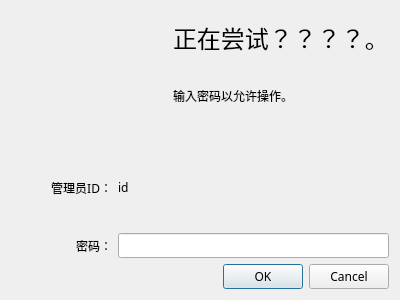
<?xml version="1.0" encoding="UTF-8"?>
<ui version="4.0">
 <class>VerityDialog</class>
 <widget class="QDialog" name="VerityDialog">
  <property name="geometry">
   <rect>
    <x>0</x>
    <y>0</y>
    <width>400</width>
    <height>300</height>
   </rect>
  </property>
  <property name="sizePolicy">
   <sizepolicy hsizetype="Preferred" vsizetype="Preferred">
    <horstretch>0</horstretch>
    <verstretch>0</verstretch>
   </sizepolicy>
  </property>
  <property name="windowTitle">
   <string>密码确认</string>
  </property>
  <layout class="QHBoxLayout" name="horizontalLayout_2">
   <item>
    <layout class="QGridLayout" name="gridLayout_2">
     <item row="0" column="0">
      <layout class="QHBoxLayout" name="horizontalLayout">
       <item>
        <widget class="QLabel" name="img"/>
       </item>
       <item>
        <layout class="QVBoxLayout" name="verticalLayout">
         <item>
          <widget class="QLabel" name="infoLabel">
           <property name="font">
            <font>
             <family>PingFang SC</family>
             <pointsize>18</pointsize>
            </font>
           </property>
           <property name="text">
            <string>正在尝试？？？？。</string>
           </property>
          </widget>
         </item>
         <item>
          <widget class="QLabel" name="label">
           <property name="font">
            <font>
             <family>PingFang SC</family>
            </font>
           </property>
           <property name="text">
            <string>输入密码以允许操作。</string>
           </property>
          </widget>
         </item>
        </layout>
       </item>
      </layout>
     </item>
     <item row="3" column="0">
      <widget class="QDialogButtonBox" name="buttonBox">
       <property name="font">
        <font>
         <family>PingFang SC</family>
        </font>
       </property>
       <property name="orientation">
        <enum>Qt::Horizontal</enum>
       </property>
       <property name="standardButtons">
        <set>QDialogButtonBox::Cancel|QDialogButtonBox::Ok</set>
       </property>
      </widget>
     </item>
     <item row="2" column="0">
      <layout class="QGridLayout" name="gridLayout">
       <item row="1" column="1">
        <widget class="QLabel" name="pwdLabel">
         <property name="font">
          <font>
           <family>PingFang SC</family>
          </font>
         </property>
         <property name="text">
          <string>密码：</string>
         </property>
         <property name="alignment">
          <set>Qt::AlignRight|Qt::AlignTrailing|Qt::AlignVCenter</set>
         </property>
        </widget>
       </item>
       <item row="0" column="2">
        <widget class="QLabel" name="id">
         <property name="font">
          <font>
           <family>PingFang SC</family>
          </font>
         </property>
         <property name="text">
          <string>id</string>
         </property>
        </widget>
       </item>
       <item row="1" column="2">
        <widget class="QLineEdit" name="pwdLineEdit">
         <property name="font">
          <font>
           <family>PingFang SC</family>
          </font>
         </property>
         <property name="echoMode">
          <enum>QLineEdit::Password</enum>
         </property>
        </widget>
       </item>
       <item row="0" column="1">
        <widget class="QLabel" name="idLabel">
         <property name="font">
          <font>
           <family>PingFang SC</family>
          </font>
         </property>
         <property name="text">
          <string>管理员ID：</string>
         </property>
         <property name="alignment">
          <set>Qt::AlignRight|Qt::AlignTrailing|Qt::AlignVCenter</set>
         </property>
        </widget>
       </item>
       <item row="0" column="0">
        <spacer name="horizontalSpacer">
         <property name="orientation">
          <enum>Qt::Horizontal</enum>
         </property>
         <property name="sizeType">
          <enum>QSizePolicy::Preferred</enum>
         </property>
         <property name="sizeHint" stdset="0">
          <size>
           <width>40</width>
           <height>20</height>
          </size>
         </property>
        </spacer>
       </item>
      </layout>
     </item>
     <item row="1" column="0">
      <spacer name="verticalSpacer">
       <property name="orientation">
        <enum>Qt::Vertical</enum>
       </property>
       <property name="sizeType">
        <enum>QSizePolicy::Fixed</enum>
       </property>
       <property name="sizeHint" stdset="0">
        <size>
         <width>20</width>
         <height>20</height>
        </size>
       </property>
      </spacer>
     </item>
    </layout>
   </item>
  </layout>
 </widget>
 <resources/>
 <connections>
  <connection>
   <sender>buttonBox</sender>
   <signal>rejected()</signal>
   <receiver>VerityDialog</receiver>
   <slot>reject()</slot>
   <hints>
    <hint type="sourcelabel">
     <x>316</x>
     <y>260</y>
    </hint>
    <hint type="destinationlabel">
     <x>286</x>
     <y>274</y>
    </hint>
   </hints>
  </connection>
 </connections>
</ui>
